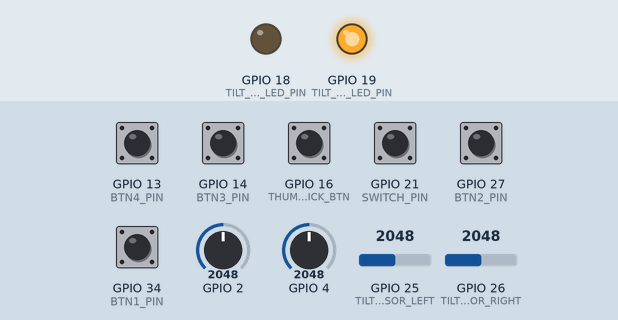
A sketch run on a simulated ESP32. Shown: output pins drawn as LEDs (lit = HIGH). Inputs (shaded band) come from the test bench; at power-on: GPIO 13 (BTN4_PIN), GPIO 14 (BTN3_PIN), GPIO 16 (THUMBSTICK_BTN), GPIO 21 (SWITCH_PIN), GPIO 27 (BTN2_PIN) HIGH, GPIO 34 (BTN1_PIN) LOW, GPIO 25 (TILT_SENSOR_LEFT) = 2048, GPIO 2 = 2048, GPIO 4 = 2048, GPIO 26 (TILT_SENSOR_RIGHT) = 2048 (analog values on the 0–4095 scale). USB keyboard and mouse output is not drawn.

Above: at 1.2 s.
1.3 s: GPIO 25 (TILT_SENSOR_LEFT) set to 1548
2.8 s: GPIO 25 (TILT_SENSOR_LEFT) set to 1452
At 4.0 s:
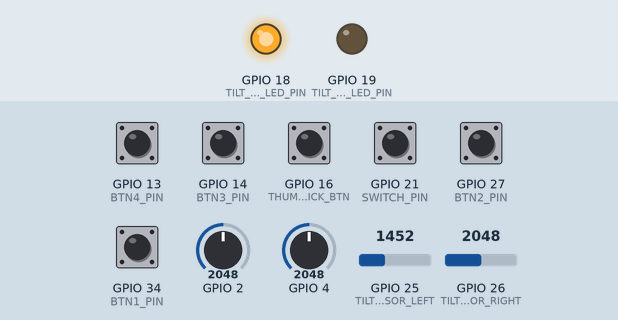
4.3 s: GPIO 21 (SWITCH_PIN) pulled LOW for 0.15 s
At 4.37 s:
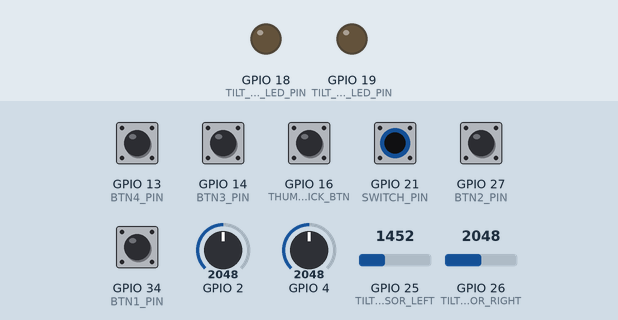
5.9 s: GPIO 25 (TILT_SENSOR_LEFT) set to 1540
At 6.5 s:
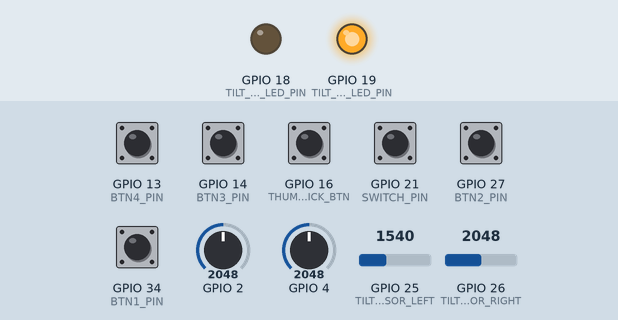
7.4 s: GPIO 25 (TILT_SENSOR_LEFT) set to 1460
At 7.7 s:
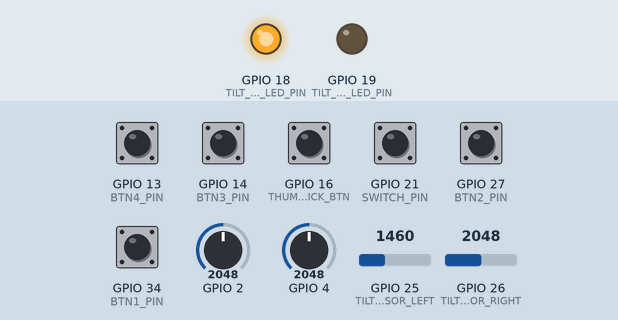
Timing chart, 0 to 9.9 s (numbered marks = the images above; inputs shaded):
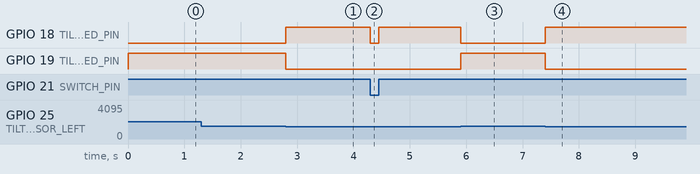

The sketch:

BlueToothController.ino
```cpp
#include <Arduino.h>
#include <BleGamepad.h>

// Thumbstick Pins
#define THUMBSTICK_X 4
#define THUMBSTICK_Y 2
#define THUMBSTICK_BTN 16

// Button Pins
#define BTN1_PIN 34
#define BTN2_PIN 27
#define BTN3_PIN 14
#define BTN4_PIN 13

// TILT SWITCH AND SENSORS
#define SWITCH_PIN 21
#define DO_TILT digitalRead(SWITCH_PIN)

#define TILT_SENSOR_LEFT 25
#define TILT_SENSOR_RIGHT 26
#define TILT_SENSOR_LEFT_LED_PIN 19
#define TILT_SENSOR_RIGHT_LED_PIN 18
#define TILT_VALUE_LEFT analogRead(TILT_SENSOR_LEFT)
#define TILT_VALUE_RIGHT analogRead(TILT_SENSOR_RIGHT)

// Globals
BleGamepad bleGamepad;

struct Thumbstick{
  int X;
  int Y;
  int SW;
};

Thumbstick thumbstick_values;

struct GamepadButton {
  uint8_t pin;
  uint8_t buttonID;
};

GamepadButton gamepadButtons[] {
  {BTN1_PIN, BUTTON_1},
  {BTN2_PIN, BUTTON_2},
  {BTN3_PIN, BUTTON_3},
  {BTN4_PIN, BUTTON_4}
};

// Read Thumbstick values
Thumbstick getThumbstickValues(int Xpin, int Ypin, int SWpin){
  int XVal = analogRead(Xpin);
  int YVal = analogRead(Ypin);
  int SWVal = digitalRead(SWpin);
  Thumbstick returnVal = {XVal, YVal, SWVal};
  return returnVal;
}

// Update BLE Button States
void update_buttons(){
  for (int i = 0; i < 4; i++) {
    bool pressed = digitalRead(gamepadButtons[i].pin) == LOW;
    if (pressed) {
      bleGamepad.press(gamepadButtons[i].buttonID);
    } else {
      bleGamepad.release(gamepadButtons[i].buttonID);
    }
  }
}

// Update Thumbstick based on tilt sensors
void update_thumbstick_tilt(){
  int yVal = (thumbstick_values.Y*32767L)/4095;
  if(TILT_VALUE_LEFT > 1500){
    bleGamepad.setAxes(0, yVal, 0, 0, 0, 0, 0, 0);
    digitalWrite(TILT_SENSOR_LEFT_LED_PIN, HIGH);
    digitalWrite(TILT_SENSOR_RIGHT_LED_PIN, LOW);
  }
  else if (TILT_VALUE_RIGHT > 1500){
    bleGamepad.setAxes(32767L, yVal, 0, 0, 0, 0, 0, 0);
    digitalWrite(TILT_SENSOR_LEFT_LED_PIN, LOW);
    digitalWrite(TILT_SENSOR_RIGHT_LED_PIN, HIGH);
  }
  else{
    bleGamepad.setAxes(16383, yVal, 0, 0, 0, 0, 0, 0);
    digitalWrite(TILT_SENSOR_LEFT_LED_PIN, LOW);
    digitalWrite(TILT_SENSOR_RIGHT_LED_PIN, LOW);
  }
}


void setup() {
  Serial.begin(115200);
  analogReadResolution(12);

  // Configure input pins
  pinMode(THUMBSTICK_BTN, INPUT_PULLUP);
  pinMode(BTN1_PIN, INPUT);
  pinMode(BTN2_PIN, INPUT_PULLUP);
  pinMode(BTN3_PIN, INPUT_PULLUP);
  pinMode(BTN4_PIN, INPUT_PULLUP);
  pinMode(SWITCH_PIN, INPUT_PULLUP);

  // Configure output pins
  pinMode(TILT_SENSOR_LEFT_LED_PIN, OUTPUT);
  pinMode(TILT_SENSOR_RIGHT_LED_PIN, OUTPUT);

  // Start BLE gamepad
  bleGamepad.begin();
}

void loop()
{
  // Check for BLE connection
  if (bleGamepad.isConnected())
  {
    // Get inputs
    thumbstick_values = getThumbstickValues(THUMBSTICK_X, THUMBSTICK_Y, THUMBSTICK_BTN);
    update_buttons();

    // If the tilt sensor is enabled, look at that, otherwise use the full joystick for controls
    if(!DO_TILT){
      digitalWrite(TILT_SENSOR_LEFT_LED_PIN, LOW);
      digitalWrite(TILT_SENSOR_RIGHT_LED_PIN, LOW);
      bleGamepad.setAxes((thumbstick_values.X*32767L)/4095, (thumbstick_values.Y*32767L)/4095, 0, 0, 0, 0, 0, 0);
    }else{
      update_thumbstick_tilt();
    }
    // Check for Thumbstick push button
    if(!thumbstick_values.SW){
      bleGamepad.press(BUTTON_16);
    } else {
      bleGamepad.release(BUTTON_16);
    }
  }
}
```

Measured:
- the behaviour switches between 1501 and 1500 on GPIO 25 (TILT_SENSOR_LEFT) (found by bisection; images 0 and 1)
- after the input at 1.3 s, every drawn part: stays the same
- after the input at 2.8 s, GPIO 18 (TILT_SENSOR_RIGHT_LED_PIN): LOW → HIGH at once; GPIO 19 (TILT_SENSOR_LEFT_LED_PIN): HIGH → LOW at once
- after the input at 4.3 s, GPIO 18 (TILT_SENSOR_RIGHT_LED_PIN): HIGH → LOW at once, → HIGH 0.15 s later
- after the input at 5.9 s, GPIO 18 (TILT_SENSOR_RIGHT_LED_PIN): HIGH → LOW at once; GPIO 19 (TILT_SENSOR_LEFT_LED_PIN): LOW → HIGH at once
- after the input at 7.4 s, GPIO 18 (TILT_SENSOR_RIGHT_LED_PIN): LOW → HIGH at once; GPIO 19 (TILT_SENSOR_LEFT_LED_PIN): HIGH → LOW at once
